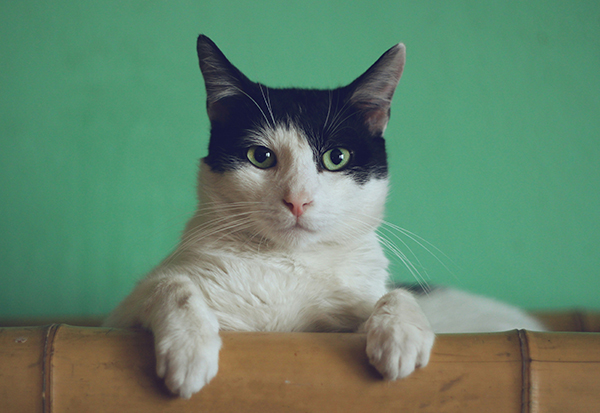
#> input picture CartooningAnImage/Cat1.jpg, 600 x 413 px
$ python main.py
#> lines starting #> are read from the running program, lines starting #| are printed output that depends on the picture; after the words box and inside, x2 and y2 are one past the last pixel; in counts of white or black regions, pixels touching at a corner belong together
import cv2

image = cv2.imread('Cat1.jpg')
#> image is the input picture: shape (413, 600, 3); mean B, G, R 108.4, 133.2, 99.7

color = cv2.bilateralFilter(image, d=9, sigmaColor=75, sigmaSpace=75)

gray = cv2.cvtColor(image, cv2.COLOR_BGR2GRAY)
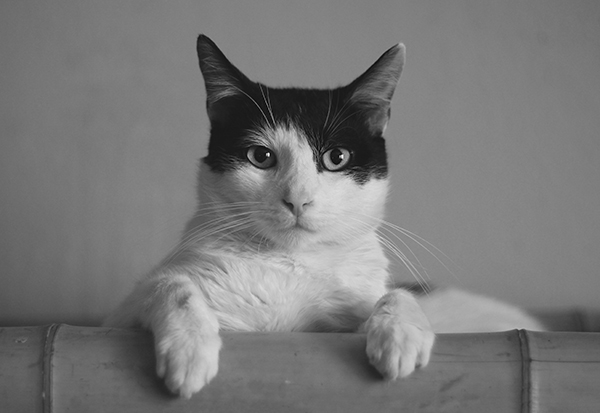
#> gray: shape (413, 600); min 3, max 255, mean 120.4
gray_blur = cv2.medianBlur(gray, 7)

edges = cv2.adaptiveThreshold(gray_blur, 255, cv2.ADAPTIVE_THRESH_MEAN_C, cv2.THRESH_BINARY,9,9)
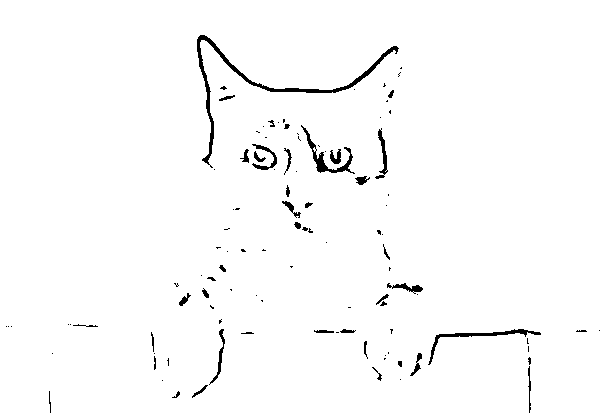
#> edges: shape (413, 600); 98.1% white; 106 black regions (67 under 20 px), largest, box (x1, y1, x2, y2) and area: (197, 35, 399, 168) 1341, (301, 125, 355, 174) 439, (428, 329, 541, 365) 434


cartoon = cv2.bitwise_and(color, color, mask=edges)
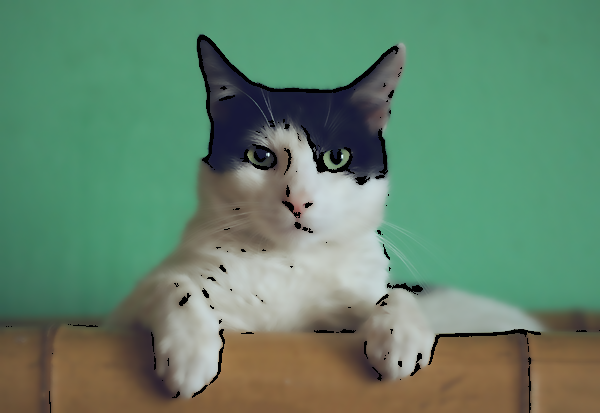
#> cartoon: shape (413, 600, 3); mean B, G, R 107, 131.9, 98.3

cv2.imshow('Original', image)
cv2.imshow('Cartoonized Image', cartoon)
cv2.waitKey(0)
cv2.destroyAllWindows()
